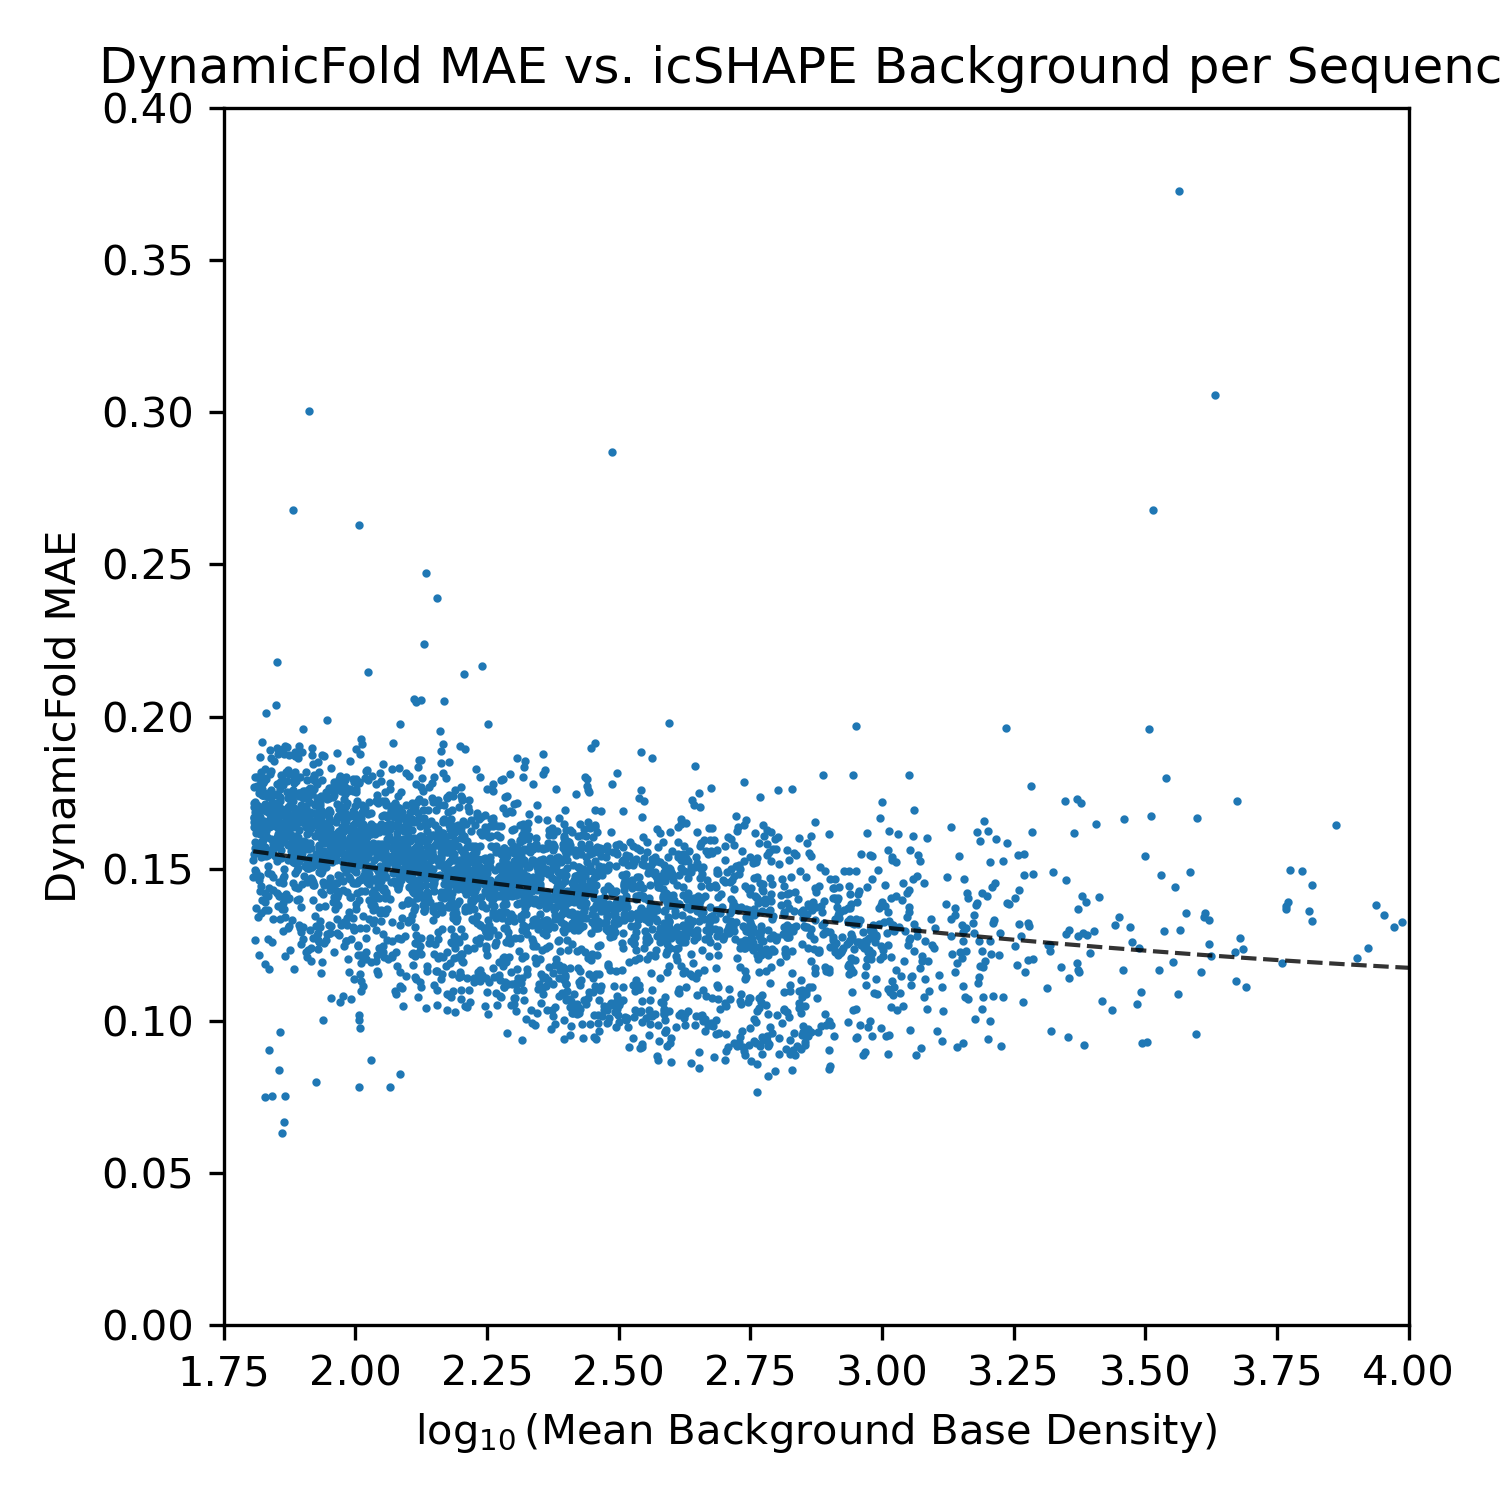

This figure's Python source:
import matplotlib.pyplot as plt
import pandas as pd
import numpy as np
import sys

data_csv = sys.argv[1]
output_plot = sys.argv[2]

def kernel_regression(x, y, bw):
    from statsmodels.nonparametric.kernel_regression import KernelReg
    kr = KernelReg(y, x, 'c', bw=(bw,))
    x_vals = np.arange(min(x), max(x), (max(x) - min(x)) / 1000)
    y_pred, _ = kr.fit(x_vals)
    plt.plot(x_vals, y_pred, color='black', linestyle='--', alpha=0.8, linewidth=1)

data = pd.read_csv(data_csv)
density = list()
MAEs = list()
for _, row in data.iterrows():
    density.append(row["MeanDensity"])
    MAEs.append(row["Score"])

density = np.log10(density)
plt.figure(figsize=(5, 5), dpi=300)
plt.scatter(density, MAEs, s=1, marker="o", label="Data")
kernel_regression(density, MAEs, 2)
plt.xlabel(r"$\log_{10}$(Mean Background Base Density)")
plt.ylabel("DynamicFold MAE")
plt.xlim((1.75, 4.0))
plt.ylim((0, 0.4))
plt.title("DynamicFold MAE vs. icSHAPE Background per Sequence")
plt.tight_layout()
plt.savefig(output_plot)
